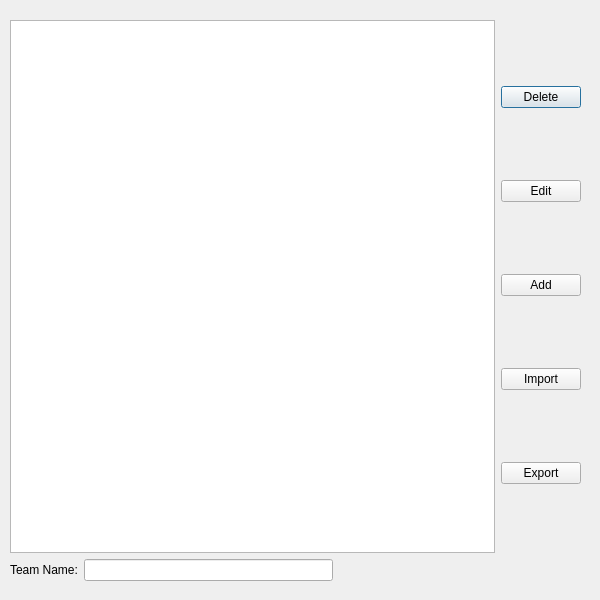
<?xml version="1.0" encoding="UTF-8"?>
<ui version="4.0">
 <class>editLeagueDialog</class>
 <widget class="QDialog" name="editLeagueDialog">
  <property name="geometry">
   <rect>
    <x>0</x>
    <y>0</y>
    <width>600</width>
    <height>600</height>
   </rect>
  </property>
  <property name="windowTitle">
   <string>Edit League</string>
  </property>
  <widget class="QWidget" name="layoutWidget">
   <property name="geometry">
    <rect>
     <x>10</x>
     <y>20</y>
     <width>571</width>
     <height>561</height>
    </rect>
   </property>
   <layout class="QVBoxLayout" name="verticalLayout_2">
    <item>
     <layout class="QHBoxLayout" name="horizontalLayout_2">
      <item>
       <widget class="QListWidget" name="listWidgetTeam"/>
      </item>
      <item>
       <layout class="QVBoxLayout" name="verticalLayout">
        <item>
         <widget class="QPushButton" name="deleteTeamButton">
          <property name="text">
           <string>Delete</string>
          </property>
         </widget>
        </item>
        <item>
         <widget class="QPushButton" name="editTeamButton">
          <property name="text">
           <string>Edit</string>
          </property>
         </widget>
        </item>
        <item>
         <widget class="QPushButton" name="addTeamButton">
          <property name="text">
           <string>Add</string>
          </property>
         </widget>
        </item>
        <item>
         <widget class="QPushButton" name="importButton">
          <property name="text">
           <string>Import</string>
          </property>
         </widget>
        </item>
        <item>
         <widget class="QPushButton" name="exportButton">
          <property name="text">
           <string>Export</string>
          </property>
         </widget>
        </item>
       </layout>
      </item>
     </layout>
    </item>
    <item>
     <layout class="QHBoxLayout" name="horizontalLayout">
      <item>
       <widget class="QLabel" name="teamLabel">
        <property name="text">
         <string>Team Name:</string>
        </property>
       </widget>
      </item>
      <item>
       <widget class="QLineEdit" name="lineTeamName"/>
      </item>
      <item>
       <spacer name="horizontalSpacer">
        <property name="orientation">
         <enum>Qt::Horizontal</enum>
        </property>
        <property name="sizeHint" stdset="0">
         <size>
          <width>40</width>
          <height>20</height>
         </size>
        </property>
       </spacer>
      </item>
     </layout>
    </item>
   </layout>
  </widget>
 </widget>
 <resources/>
 <connections/>
</ui>
